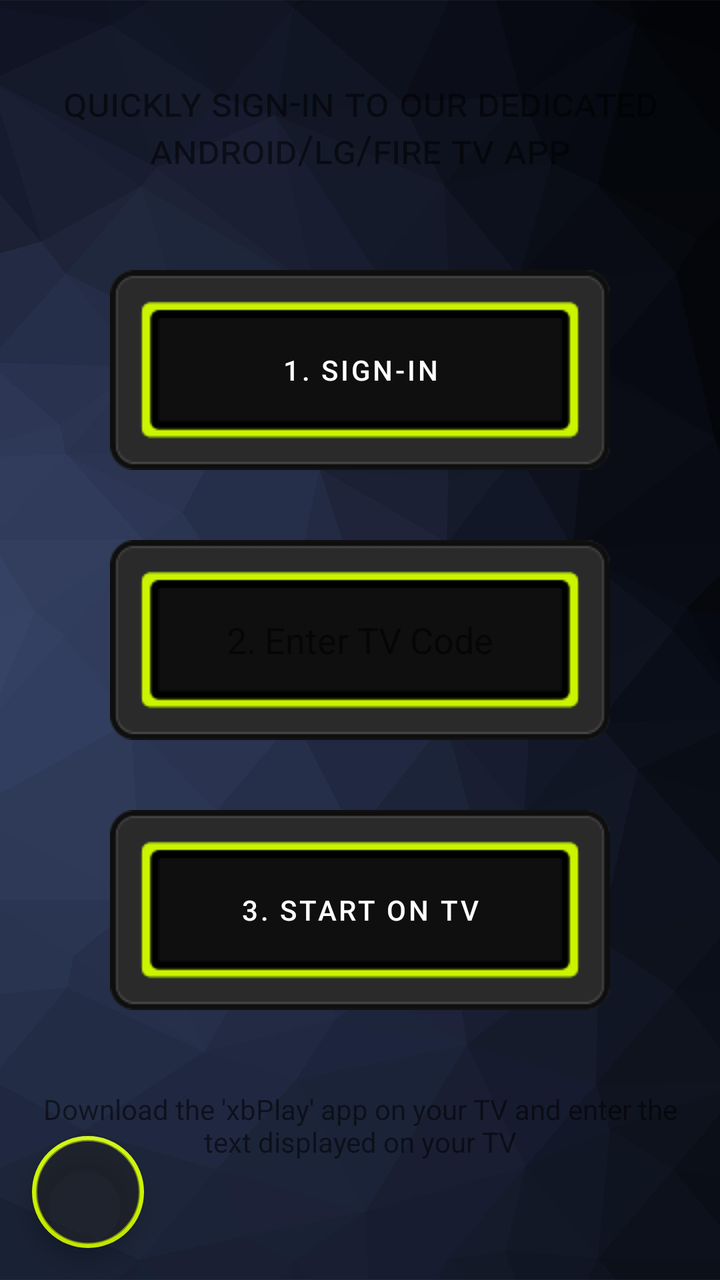
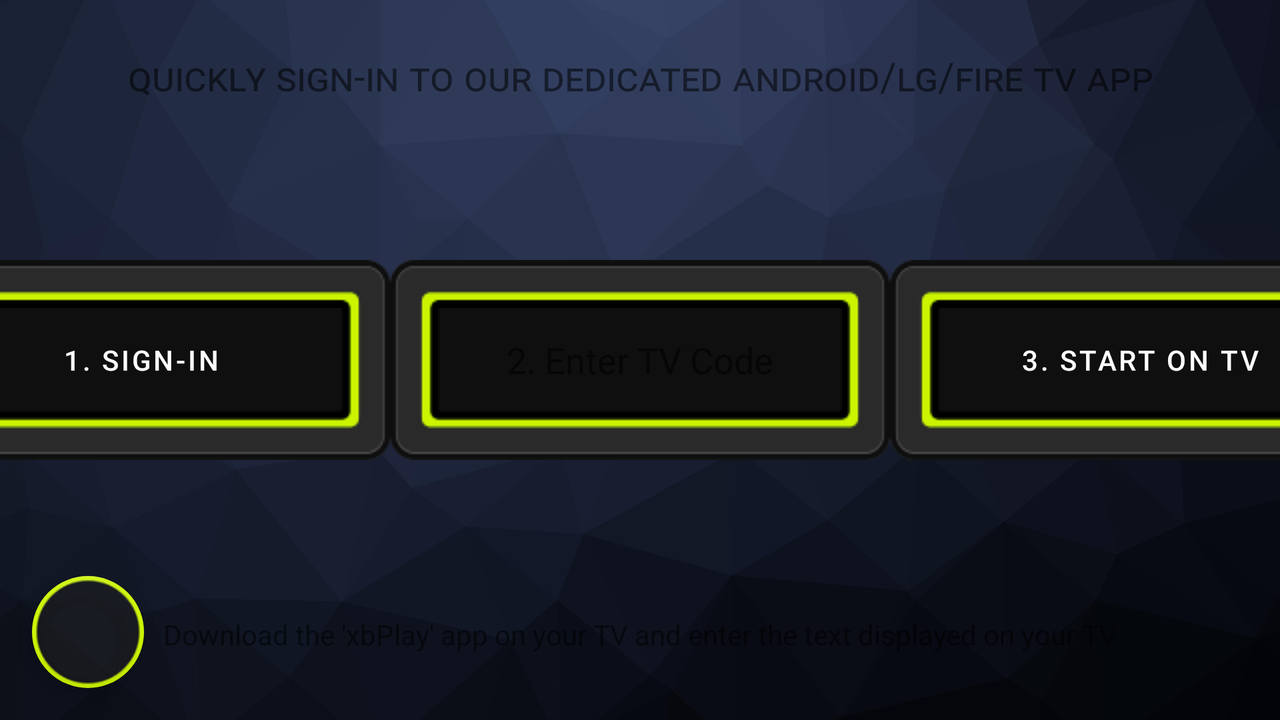

Compare how this app lays out the same screen by default and in its alternative resource folder. The renders come first, then the two layout files and the values they reference.
<!-- AndroidManifest.xml: application theme Theme.MyApplication2 -->
<!-- res/layout/fragment_android_tv.xml -->
<?xml version="1.0" encoding="utf-8"?>
<androidx.constraintlayout.widget.ConstraintLayout xmlns:android="http://schemas.android.com/apk/res/android"
    xmlns:app="http://schemas.android.com/apk/res-auto"
    xmlns:tools="http://schemas.android.com/tools"
    android:layout_width="match_parent"
    android:layout_height="match_parent"
    android:id="@+id/androidtvfrag1"
    tools:context=".ui.androidtv.AndroidTvFragment">

    <ImageView
        android:adjustViewBounds="true"
        android:foreground="#59000000"
        android:foregroundTintMode="src_atop"
        android:src="@drawable/bk23"
        android:scaleType="centerCrop"
        app:layout_constraintBottom_toBottomOf="parent"
        app:layout_constraintEnd_toEndOf="parent"
        app:layout_constraintStart_toStartOf="parent"
        app:layout_constraintTop_toTopOf="parent"
        android:layout_width="0dp"
        android:layout_height="0dp">
    </ImageView>

    <TextView
        android:id="@+id/text_androidtv_header"
        android:layout_width="match_parent"
        android:layout_height="wrap_content"
        android:layout_marginStart="8dp"
        android:layout_marginTop="8dp"
        android:layout_marginEnd="8dp"
        android:text="@string/header_android_tv"
        android:textAlignment="center"
        android:textSize="20sp"
        app:layout_constraintBottom_toBottomOf="parent"
        app:layout_constraintEnd_toEndOf="parent"
        app:layout_constraintHorizontal_bias="0.0"
        app:layout_constraintStart_toStartOf="parent"
        app:layout_constraintTop_toTopOf="parent"
        android:fontFeatureSettings="smcp"
        app:layout_constraintVertical_bias="0.05" />


    <Button
        android:id="@+id/login_to_account"
        android:textColor="@color/white"
        app:backgroundTint="@null"
        android:background="@drawable/rectangle_button"
        android:layout_width="250dp"
        android:layout_height="100dp"
        android:text="1. Sign-in"
        app:layout_constraintBottom_toBottomOf="parent"
        app:layout_constraintEnd_toEndOf="parent"
        app:layout_constraintHorizontal_bias="0.5"
        app:layout_constraintStart_toStartOf="parent"
        app:layout_constraintTop_toTopOf="parent"
        app:layout_constraintVertical_bias="0.25" />


    <EditText
        android:maxLength="6"
        android:textAlignment="center"
        android:hint="2. Enter TV Code"
        android:padding="10dp"
        android:background="@drawable/rectangle_button"
        android:id="@+id/tv_code_edit_text"
        android:layout_width="250dp"
        android:layout_height="100dp"
        android:ems="10"
        android:textColor="@color/white"
        android:inputType="number"
        app:layout_constraintBottom_toBottomOf="parent"
        app:layout_constraintEnd_toEndOf="parent"
        app:layout_constraintHorizontal_bias="0.5"
        app:layout_constraintStart_toStartOf="parent"
        app:layout_constraintTop_toTopOf="parent"
        app:layout_constraintVertical_bias="0.5" />

    <Button
        android:id="@+id/send_to_tv_button"
        android:textColor="@color/white"
        app:backgroundTint="@null"
        android:background="@drawable/rectangle_button"
        android:layout_width="250dp"
        android:layout_height="100dp"
        android:text="3. Start on TV"
        app:layout_constraintBottom_toBottomOf="parent"
        app:layout_constraintEnd_toEndOf="parent"
        app:layout_constraintHorizontal_bias="0.5"
        app:layout_constraintStart_toStartOf="parent"
        app:layout_constraintTop_toTopOf="parent"
        app:layout_constraintVertical_bias="0.75" />

    <TextView
        android:id="@+id/text_androidtv_footer"
        android:layout_width="match_parent"
        android:layout_height="wrap_content"
        android:layout_marginStart="8dp"
        android:layout_marginTop="8dp"
        android:layout_marginEnd="8dp"
        android:text="Download the 'xbPlay' app on your TV and enter the text displayed on your TV"
        android:textAlignment="center"
        app:layout_constraintBottom_toBottomOf="parent"
        app:layout_constraintEnd_toEndOf="parent"
        app:layout_constraintHorizontal_bias="0.0"
        app:layout_constraintStart_toStartOf="parent"
        app:layout_constraintTop_toTopOf="parent"
        app:layout_constraintVertical_bias="0.90" />

    <com.google.android.material.floatingactionbutton.FloatingActionButton
        android:id="@+id/help_button"
        app:borderWidth="2dp"
        app:backgroundTint="@color/custom_main_highlight"
        android:backgroundTint="@color/custom_dark_grey_transparent"
        app:tint="@android:color/white"
        android:scaleType="centerInside"
        android:layout_width="wrap_content"
        android:layout_height="wrap_content"
        app:layout_constraintBottom_toBottomOf="parent"
        app:layout_constraintStart_toStartOf="parent"
        android:layout_marginStart="16dp"
        android:layout_marginBottom="16dp"
        app:srcCompat="@drawable/question5" />

</androidx.constraintlayout.widget.ConstraintLayout>
<!-- resources referenced by this layout -->
<resources>
  <color name="custom_dark_grey_transparent">#80222222</color>
  <color name="custom_main_highlight">#ccf400</color>
  <color name="white">#FFFFFFFF</color>
  <!-- drawable bk23: png bitmap (drawable-land-xxxhdpi, 199934 bytes) -->
  <!-- drawable rectangle_button (drawable) -->
  <?xml version="1.0" encoding="utf-8"?>
  <selector xmlns:android="http://schemas.android.com/apk/res/android">
      <item android:state_pressed="true" android:drawable="@drawable/button_rectangle_pressed_img"/>
      <item android:state_focused="true" android:drawable="@drawable/button_rectangle_default_img" />
      <item android:drawable="@drawable/button_rectangle_focused_img"/>
  </selector>
  <string name="header_android_tv">quickly sign-in to our dedicated android/lg/fire tv app</string>
  <style name="Theme.MyApplication2" parent="Theme.MaterialComponents.DayNight.DarkActionBar">
          
          <item name="colorPrimary">@color/custom_main_highlight</item>
          <item name="colorPrimaryVariant">@color/purple_700</item>
          <item name="colorOnPrimary">@color/white</item>
          
          <item name="colorSecondary">@color/teal_200</item>
          <item name="colorSecondaryVariant">@color/teal_700</item>
          <item name="colorOnSecondary">@color/black</item>
          
          <item name="android:statusBarColor">@android:color/transparent</item>
          
      </style>
  <!-- drawable button_rectangle_pressed_img: png bitmap (drawable, 1818 bytes) -->
  <!-- drawable button_rectangle_default_img: png bitmap (drawable, 1829 bytes) -->
  <!-- drawable button_rectangle_focused_img: png bitmap (drawable, 1835 bytes) -->
  <color name="purple_700">#FF3700B3</color>
  <color name="teal_200">#FF03DAC5</color>
  <color name="teal_700">#FF018786</color>
  <color name="black">#FF000000</color>
</resources>
<!-- res/layout-land/fragment_android_tv.xml (the repository's variant of the layout above) -->
<!-- drawn on the phone turned sideways -->
<?xml version="1.0" encoding="utf-8"?>
<androidx.constraintlayout.widget.ConstraintLayout xmlns:android="http://schemas.android.com/apk/res/android"
    xmlns:app="http://schemas.android.com/apk/res-auto"
    xmlns:tools="http://schemas.android.com/tools"
    android:layout_width="match_parent"
    android:layout_height="match_parent"
    android:id="@+id/androidtvfrag1"
    tools:context=".ui.androidtv.AndroidTvFragment">

    <ImageView
        android:adjustViewBounds="true"
        android:foreground="#59000000"
        android:foregroundTintMode="src_atop"
        android:src="@drawable/bk23"
        android:scaleType="centerCrop"
        app:layout_constraintBottom_toBottomOf="parent"
        app:layout_constraintEnd_toEndOf="parent"
        app:layout_constraintStart_toStartOf="parent"
        app:layout_constraintTop_toTopOf="parent"
        android:layout_width="0dp"
        android:layout_height="0dp">
    </ImageView>

    <TextView
        android:id="@+id/text_androidtv_header"
        android:layout_width="match_parent"
        android:layout_height="wrap_content"
        android:layout_marginStart="8dp"
        android:layout_marginTop="8dp"
        android:layout_marginEnd="8dp"
        android:text="@string/header_android_tv"
        android:textAlignment="center"
        android:textSize="20sp"
        app:layout_constraintBottom_toBottomOf="parent"
        app:layout_constraintEnd_toEndOf="parent"
        app:layout_constraintHorizontal_bias="0.0"
        app:layout_constraintStart_toStartOf="parent"
        app:layout_constraintTop_toTopOf="parent"
        android:fontFeatureSettings="smcp"
        app:layout_constraintVertical_bias="0.05" />


    <Button
        android:id="@+id/login_to_account"
        android:layout_width="250dp"
        android:layout_height="100dp"
        android:background="@drawable/rectangle_button"
        android:text="1. Sign-in"
        android:textColor="@color/white"
        app:backgroundTint="@null"
        app:layout_constraintBottom_toBottomOf="parent"
        app:layout_constraintTop_toTopOf="parent"
        app:layout_constraintEnd_toStartOf="@+id/tv_code_edit_text"
         />


    <EditText
        android:id="@+id/tv_code_edit_text"
        android:layout_width="250dp"
        android:layout_height="100dp"
        android:background="@drawable/rectangle_button"
        android:ems="10"
        android:hint="2. Enter TV Code"
        android:inputType="number"
        android:maxLength="6"
        android:padding="10dp"
        android:textAlignment="center"
        android:textColor="@color/white"
        app:layout_constraintBottom_toBottomOf="parent"
        app:layout_constraintEnd_toEndOf="parent"
        app:layout_constraintHorizontal_bias="0.5"
        app:layout_constraintStart_toStartOf="parent"
        app:layout_constraintTop_toTopOf="parent"
        app:layout_constraintVertical_bias="0.5" />

    <Button
        android:id="@+id/send_to_tv_button"
        android:layout_width="250dp"
        android:layout_height="100dp"
        android:background="@drawable/rectangle_button"
        android:text="3. Start on TV"
        android:textColor="@color/white"
        app:backgroundTint="@null"
        app:layout_constraintBottom_toBottomOf="parent"
        app:layout_constraintTop_toTopOf="parent"
        app:layout_constraintStart_toEndOf="@+id/tv_code_edit_text"
         />

    <TextView
        android:id="@+id/text_androidtv_footer"
        android:layout_width="match_parent"
        android:layout_height="wrap_content"
        android:layout_marginStart="8dp"
        android:layout_marginTop="8dp"
        android:layout_marginEnd="8dp"
        android:text="Download the 'xbPlay' app on your TV and enter the text displayed on your TV"
        android:textAlignment="center"
        app:layout_constraintBottom_toBottomOf="parent"
        app:layout_constraintEnd_toEndOf="parent"
        app:layout_constraintHorizontal_bias="0.0"
        app:layout_constraintStart_toStartOf="parent"
        app:layout_constraintTop_toTopOf="parent"
        app:layout_constraintVertical_bias="0.90" />

    <com.google.android.material.floatingactionbutton.FloatingActionButton
        android:id="@+id/help_button"
        app:borderWidth="2dp"
        app:backgroundTint="@color/custom_main_highlight"
        android:backgroundTint="@color/custom_dark_grey_transparent"
        app:tint="@android:color/white"
        android:scaleType="centerInside"
        android:layout_width="wrap_content"
        android:layout_height="wrap_content"
        app:layout_constraintBottom_toBottomOf="parent"
        app:layout_constraintStart_toStartOf="parent"
        android:layout_marginStart="16dp"
        android:layout_marginBottom="16dp"
        app:srcCompat="@drawable/question5" />

</androidx.constraintlayout.widget.ConstraintLayout>
